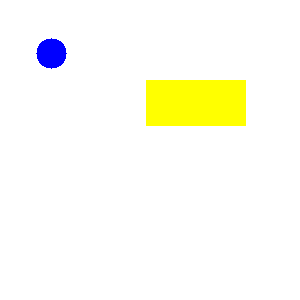
#> input picture practica11/imagenes_geometricas/forma_04.png, 300 x 300 px; its folder holds only this picture in this run
$ python main2.py
#> lines starting #> are read from the running program, lines starting #| are printed output that depends on the picture; after the words box and inside, x2 and y2 are one past the last pixel; in counts of white or black regions, pixels touching at a corner belong together
import cv2
import numpy as np
import os # Para listar archivos en un directorio

# --- 1. Funciones para calcular momentos (copiadas y adaptadas para cv2) ---
# OpenCV ya tiene una función cv2.moments que calcula m_pq y mu_pq
# y cv2.HuMoments que usa los mu_pq para obtener los Phi_i directamente.
# No necesitamos reimplementar las funciones de momentos si usamos cv2.

def get_hu_moments_from_contour(contour):
    """
    Calcula los 7 Momentos de Hu para un contorno dado.
    Utiliza las funciones integradas de OpenCV.
    """
    # Calcula los momentos espaciales y centrales directamente de OpenCV
    # Estos son los m_pq y mu_pq
    moments = cv2.moments(contour)

    # Calcula los 7 Momentos de Hu a partir de los momentos centrales
    # Estos son los Phi_i
    hu_moments = cv2.HuMoments(moments).flatten()

    return hu_moments

# --- 2. Función de Clasificación de Figuras ---

def clasificar_figura(contour, hu_moments):
    """
    Clasifica una figura geométrica basándose en el número de vértices del polígono
    aproximado y los Momentos de Hu para formas no poligonales (círculos).

    Args:
        contour (np.array): El contorno de la figura.
        hu_moments (np.array): Los 7 Momentos de Hu de la figura.

    Returns:
        str: El nombre de la figura ("Triángulo", "Cuadrado/Rectángulo", "Círculo", "Pentágono", "Hexágono", "Otra").
    """

    # Calcular el área del contorno
    area = cv2.contourArea(contour)

    # Opcional: Ignorar contornos muy pequeños (posible ruido)
    if area < 50: # Umbral de área, ajustar según tus imágenes
        return "Ruido"

    # Aproximar el contorno a un polígono
    # epsilon es el parámetro de precisión. Un valor más pequeño = más vértices.
    # 0.04 * cv2.arcLength(contour, True) es una heurística común.
    epsilon = 0.04 * cv2.arcLength(contour, True)
    approx = cv2.approxPolyDP(contour, epsilon, True)

    num_vertices = len(approx)

    # --- Clasificación por número de vértices ---
    if num_vertices == 3:
        return "Triángulo"

    elif num_vertices == 4:
        # Podría ser un cuadrado o un rectángulo.
        # Podemos hacer una verificación de la relación de aspecto para diferenciarlos
        # Pero para este problema, los agruparemos.
        x, y, w, h = cv2.boundingRect(approx)
        aspect_ratio = float(w)/h
        if 0.9 <= aspect_ratio <= 1.1: # Rango de tolerancia para cuadrado
             return "Cuadrado"
        else:
             return "Rectángulo"

    elif num_vertices == 5:
        return "Pentágono"

    elif num_vertices == 6:
        return "Hexágono"

    # --- Clasificación de Círculos usando Momentos de Hu ---
    # Los Momentos de Hu son menos sensibles a los vértices y más a la forma general.
    # Para los círculos, se puede usar una combinación de num_vertices > 6-8
    # y verificar la circularidad o un umbral en el momento Hu.

    # Una forma de identificar círculos es viendo que no tienen pocos vértices
    # y su momento Hu se acerca al de un círculo perfecto (que tiene bajos valores)
    # y además, que tengan una alta "circularidad".

    # Circularidad = (4 * pi * Area) / (Perímetro^2)
    # Un círculo perfecto tiene circularidad = 1.

    perimeter = cv2.arcLength(contour, True)
    if perimeter == 0:
        return "Otra" # Evitar división por cero

    circularity = (4 * np.pi * area) / (perimeter**2)

    # Si tiene muchos vértices (no es un polígono simple) y alta circularidad
    # Y los momentos de Hu (especialmente Phi_1 y Phi_2) son pequeños,
    # es probable que sea un círculo.
    # Los valores de Hu son logarítmicos para un mejor escalado, pero aquí los comparamos directamente.

    # NOTA: Los umbrales para los Momentos de Hu (como hu_moments[0]) y circularidad
    # DEBEN ajustarse a tu conjunto de datos y a cómo se ven tus círculos.
    # Aquí se usan valores de ejemplo.
    if num_vertices > 6 and circularity > 0.7: # Ejemplo de umbral de circularidad para círculo
        # hu_moments[0] es Phi_1. Círculos perfectos tienen valores muy bajos en Hu.
        # Puedes entrenar un clasificador, pero para este caso, heurísticas.
        return "Círculo"

    return "Otra" # Cualquier otra forma no clasificada

# --- 3. Función Principal de Procesamiento de Imagen ---

def procesar_imagen_y_contar_figuras(imagen_path):
    """
    Carga una imagen, detecta y clasifica figuras geométricas, y las cuenta.

    Args:
        imagen_path (str): Ruta al archivo de imagen.

    Returns:
        dict: Un diccionario con el recuento de cada tipo de figura.
        np.array: La imagen con las figuras dibujadas y etiquetadas.
    """
#> called with imagen_path = 'imagenes_geometricas/forma_04.png'

    img = cv2.imread(imagen_path)
#> img is the input picture: shape (300, 300, 3); mean B, G, R 242, 253, 253
    if img is None:
        print(f"Error: No se pudo cargar la imagen {imagen_path}")
        return {}, None

    img_display = img.copy() # Copia para dibujar

    # Preprocesamiento
    gray = cv2.cvtColor(img, cv2.COLOR_BGR2GRAY)
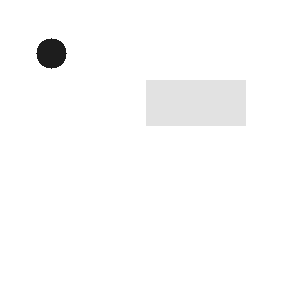
#> gray: shape (300, 300); min 29, max 255, mean 251.7

    # Aplicar suavizado (filtro Gaussiano) para reducir el ruido
    blurred = cv2.GaussianBlur(gray, (5, 5), 0)

    # Umbralización para obtener una imagen binaria (blanco y negro)
    # cv2.THRESH_BINARY_INV: Invierte los colores (fondo negro, objetos blancos)
    _, thresh = cv2.threshold(blurred, 127, 255, cv2.THRESH_BINARY_INV)
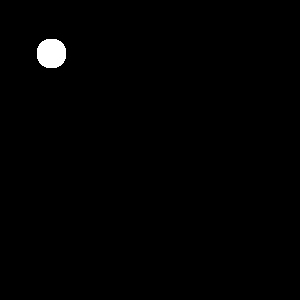
#> thresh: shape (300, 300); 0.78% white; 1 white region

    # Detección de contornos
    # cv2.RETR_EXTERNAL: Recupera solo los contornos externos (evita contornos internos de agujeros)
    # cv2.CHAIN_APPROX_SIMPLE: Comprime segmentos horizontales, verticales y diagonales
    contours, _ = cv2.findContours(thresh, cv2.RETR_EXTERNAL, cv2.CHAIN_APPROX_SIMPLE)
#> contours = 1 contour; box (x1, y1, x2, y2) and area: (37, 39, 66, 68) 662

    conteo_figuras = {
        "Triángulo": 0,
        "Cuadrado": 0,
        "Rectángulo": 0,
        "Círculo": 0,
        "Pentágono": 0,
        "Hexágono": 0,
        "Otra": 0
    }

    # Procesar cada contorno encontrado
    for contour in contours:
        # Calcular los Momentos de Hu
        hu_moments = get_hu_moments_from_contour(contour)

        # Clasificar la figura
        tipo_figura = clasificar_figura(contour, hu_moments)

        if tipo_figura != "Ruido":
            conteo_figuras[tipo_figura] += 1

            # --- Visualización (opcional) ---
            # Dibujar el contorno
            cv2.drawContours(img_display, [contour], -1, (0, 255, 0), 2) # Verde

            # Poner el texto de la etiqueta
            # Obtener el centro del momento 0 (centroide) para colocar el texto
            M = cv2.moments(contour)
            if M["m00"] != 0:
                cX = int(M["m10"] / M["m00"])
                cY = int(M["m01"] / M["m00"])
                cv2.putText(img_display, tipo_figura, (cX - 20, cY), cv2.FONT_HERSHEY_SIMPLEX, 0.5, (255, 0, 0), 2) # Azul
#> this loop made 1 pass
#> (hu_moments, area in clasificar_figura, epsilon in clasificar_figura, num_vertices in clasificar_figura, perimeter in clasificar_figura, circularity in clasificar_figura, tipo_figura, cX) on pass 1: ([0.159, 0, 3.44e-30, 1.98e-29, -1.56e-58, 0, 4.74e-59], 662, 3.82, 8, 95.6, 0.91, 'Círculo', 51)
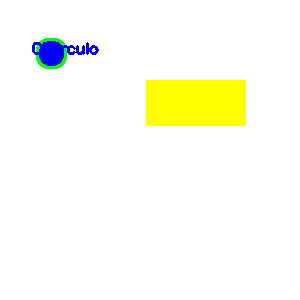
#> img_display: shape (300, 300, 3); 0.6% of pixels changed, all inside (x1, y1, x2, y2) = (32, 38, 99, 69)
#> after the loop, conteo_figuras = {'Triángulo': 0, 'Cuadrado': 0, 'Rectángulo': 0, 'Círculo': 1, 'Pentágono': 0, 'Hexágono': 0, 'Otra': 0}
            # --- Fin Visualización ---

    return conteo_figuras, img_display

# --- 4. Función para Procesar Múltiples Imágenes ---

def procesar_multiples_imagenes(directorio_imagenes):
    """
    Procesa todas las imágenes en un directorio dado y muestra el conteo de figuras.
    """

    archivos_imagen = [f for f in os.listdir(directorio_imagenes) if f.lower().endswith(('.png', '.jpg', '.jpeg', '.bmp', '.gif'))]

    if not archivos_imagen:
        print(f"No se encontraron imágenes en el directorio: {directorio_imagenes}")
        return

    resultados_totales = {}

    for i, archivo_nombre in enumerate(archivos_imagen):
        imagen_path = os.path.join(directorio_imagenes, archivo_nombre)
        print(f"\n--- Procesando imagen {i+1}/{len(archivos_imagen)}: {archivo_nombre} ---")

        conteo, img_resultado = procesar_imagen_y_contar_figuras(imagen_path)
#> conteo has the same summary as conteo_figuras in procesar_imagen_y_contar_figuras

        print("Conteo de figuras:")
        for figura, cantidad in conteo.items():
            if cantidad > 0:
                print(f"  {figura}: {cantidad}")
                # Sumar al total general
                resultados_totales[figura] = resultados_totales.get(figura, 0) + cantidad
#> this loop made 7 passes
#> (figura, cantidad) on passes 1 to 7: ('Triángulo', 0), ('Cuadrado', 0), ('Rectángulo', 0), ('Círculo', 1), ('Pentágono', 0), ('Hexágono', 0), ('Otra', 0)
#|   Círculo: 1
#> after the loop, resultados_totales = {'Círculo': 1}

        # Mostrar la imagen con las figuras detectadas
        # Es recomendable solo mostrar la última o guardar si son muchas
        # cv2.imshow(f"Resultados para {archivo_nombre}", img_resultado)
        # cv2.waitKey(0) # Espera a que se presione una tecla para cerrar la ventana
        # cv2.destroyAllWindows()

        # Si tienes muchas imágenes, puedes guardarlas en una carpeta de salida
        # cv2.imwrite(f"output/processed_{archivo_nombre}", img_resultado)

    print("\n--- Conteo Total de Figuras en Todas las Imágenes ---")
    for figura, cantidad in resultados_totales.items():
        print(f"  {figura}: {cantidad}")
#> this loop made 1 pass
#|   Círculo: 1

    return resultados_totales

# --- Ejemplo de Uso Principal ---
if __name__ == '__main__':
    # Crear un directorio de ejemplo y algunas imágenes (si no existen)
    output_dir = "imagenes_geometricas"
    if not os.path.exists(output_dir):
        os.makedirs(output_dir)
        print(f"Directorio '{output_dir}' creado para imágenes de ejemplo.")

        # Función para crear una imagen de prueba
        def crear_imagen_prueba(filename, shapes):
            img = np.zeros((300, 300, 3), dtype=np.uint8) + 255 # Fondo blanco
            for shape_type, params in shapes:
                if shape_type == "circulo":
                    cv2.circle(img, params["center"], params["radius"], params["color"], -1)
                elif shape_type == "rectangulo":
                    cv2.rectangle(img, params["pt1"], params["pt2"], params["color"], -1)
                elif shape_type == "triangulo":
                    pts = np.array(params["pts"], np.int32)
                    pts = pts.reshape((-1, 1, 2))
                    cv2.fillPoly(img, [pts], params["color"])
                elif shape_type == "pentagono":
                    # Simple forma de dibujar un pentágono
                    center_x, center_y = params["center"]
                    radius = params["radius"]
                    angle_step = 2 * np.pi / 5
                    pts = []
                    for i in range(5):
                        x = int(center_x + radius * np.cos(i * angle_step + np.pi/2))
                        y = int(center_y + radius * np.sin(i * angle_step + np.pi/2))
                        pts.append([x, y])
                    pts = np.array(pts, np.int32).reshape((-1, 1, 2))
                    cv2.fillPoly(img, [pts], params["color"])
            cv2.imwrite(os.path.join(output_dir, filename), img)

        # Crear imágenes de ejemplo
        crear_imagen_prueba("imagen1.png", [
            ("circulo", {"center": (100, 100), "radius": 40, "color": (0, 0, 255)}),
            ("rectangulo", {"pt1": (150, 50), "pt2": (250, 120), "color": (255, 0, 0)}),
            ("triangulo", {"pts": [[50, 250], [150, 250], [100, 180]], "color": (0, 255, 0)})
        ])
        crear_imagen_prueba("imagen2.png", [
            ("circulo", {"center": (50, 50), "radius": 20, "color": (0, 0, 255)}),
            ("cuadrado", {"pt1": (180, 180), "pt2": (250, 250), "color": (255, 255, 0)}),
            ("triangulo", {"pts": [[200, 50], [250, 50], [225, 20]], "color": (0, 255, 255)}),
            ("pentagono", {"center": (100, 200), "radius": 40, "color": (255, 0, 255)})
        ])
        crear_imagen_prueba("imagen3.png", [
            ("circulo", {"center": (150, 150), "radius": 70, "color": (0, 0, 255)}),
            ("rectangulo", {"pt1": (20, 20), "pt2": (80, 60), "color": (255, 0, 0)}),
            ("cuadrado", {"pt1": (200, 20), "pt2": (250, 70), "color": (0, 255, 0)})
        ])
        print("Imágenes de ejemplo creadas.")

    # Directorio donde se encuentran tus imágenes
    # Asegúrate de que este directorio contenga las imágenes que quieres procesar.
    directorio_de_imagenes = output_dir

    # Procesar las imágenes
    procesar_multiples_imagenes(directorio_de_imagenes)

    print("\nProcesamiento completado.")

$ run again, on practica11/imagenes_geometricas/img5.jpg
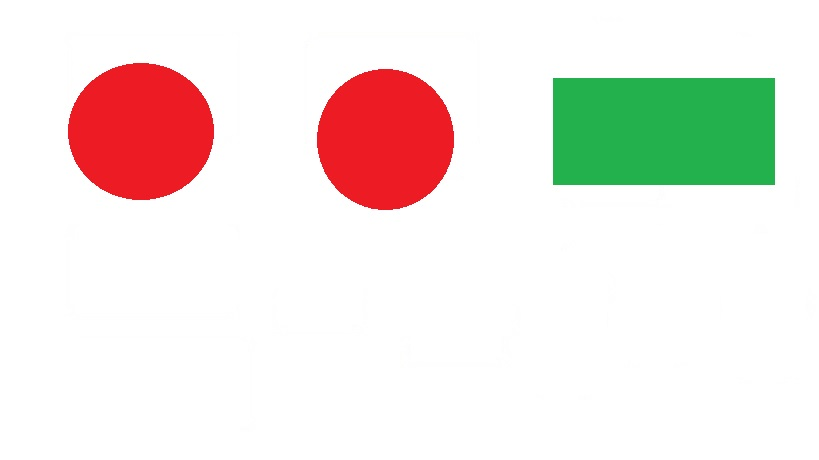
#> input picture practica11/imagenes_geometricas/img5.jpg, 819 x 460 px
#> in procesar_imagen_y_contar_figuras, img is the input picture: shape (460, 819, 3); mean B, G, R 225.8, 231.3, 239.5
#> in procesar_imagen_y_contar_figuras, `_, thresh = cv2.threshold(blurred, 127, 255, cv2.THRESH_BINARY_INV)`:
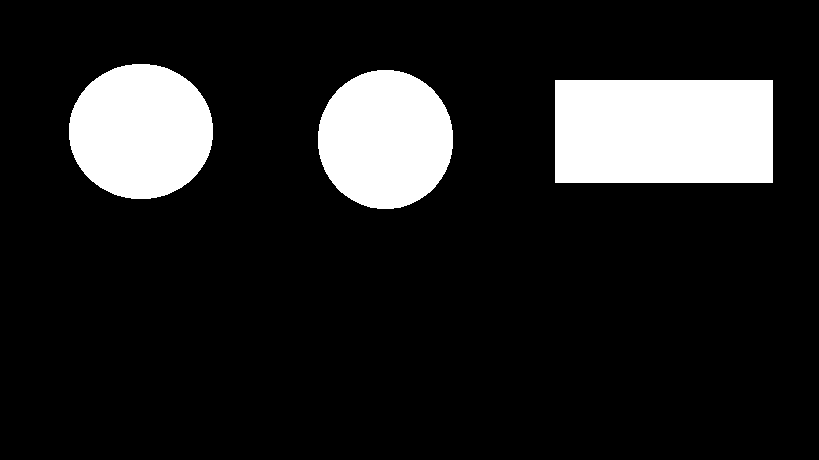
#> thresh: shape (460, 819); 14% white; 3 white regions
#> contours = 3 contours; box (x1, y1, x2, y2) and area: (555, 80, 773, 183) 22134, (69, 64, 213, 199) 15142, (318, 70, 453, 209) 14609
#> the loop in procesar_imagen_y_contar_figuras, `for contour in contours:` made 3 passes
#> (hu_moments, area in clasificar_figura, epsilon in clasificar_figura, approx in clasificar_figura, num_vertices in clasificar_figura, x in clasificar_figura, y in clasificar_figura, w in clasificar_figura) on pass 1: ([0.216, 0.0191, 0, 0, 0, 0, 0], 22134, 25.52, [[555, 80], [555, 182], [772, 182], [772, 80]], 4, 555, 80, 218)
#> after the loop in procesar_imagen_y_contar_figuras, `for contour in contours:`:
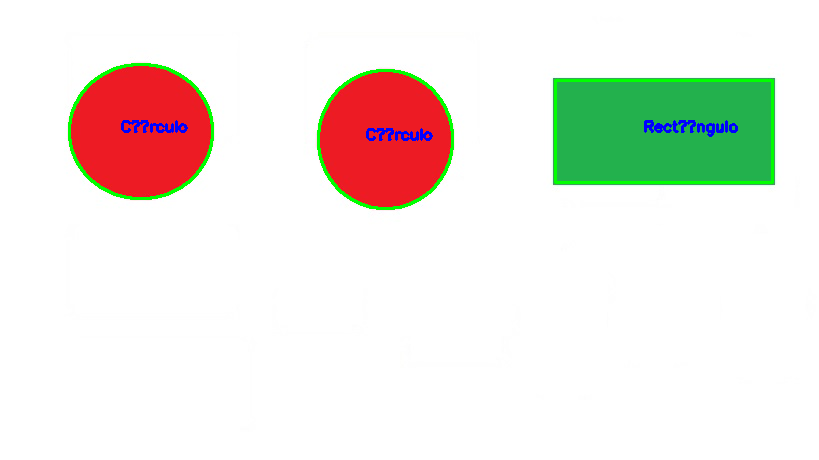
#> img_display: shape (460, 819, 3); 1.72% of pixels changed, all inside (x1, y1, x2, y2) = (68, 63, 774, 210)
#> after the loop in procesar_imagen_y_contar_figuras, `for contour in contours:`: conteo_figuras = {'Triángulo': 0, 'Cuadrado': 0, 'Rectángulo': 1, 'Círculo': 2, 'Pentágono': 0, 'Hexágono': 0, 'Otra': 0}
#> conteo has the same summary as conteo_figuras in procesar_imagen_y_contar_figuras
#> the loop in procesar_multiples_imagenes, `for figura, cantidad in conteo.items():` made 7 passes
#> (figura, cantidad) on passes 1 to 7: ('Triángulo', 0), ('Cuadrado', 0), ('Rectángulo', 1), ('Círculo', 2), ('Pentágono', 0), ('Hexágono', 0), ('Otra', 0)
#> (printed output is left out)
#> after the loop in procesar_multiples_imagenes, `for figura, cantidad in conteo.items():`: resultados_totales = {'Rectángulo': 1, 'Círculo': 2}
#> the loop in procesar_multiples_imagenes, `for figura, cantidad in resultados_totales.items():` made 2 passes
#> (printed output is left out)

$ run again, on practica11/imagenes_geometricas/forma_05.png
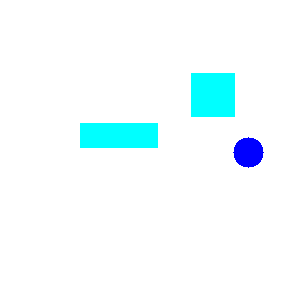
#> input picture practica11/imagenes_geometricas/forma_05.png, 300 x 300 px
#> in procesar_imagen_y_contar_figuras, img is the input picture: shape (300, 300, 3); mean B, G, R 255, 253, 242
#> in procesar_imagen_y_contar_figuras, `_, thresh = cv2.threshold(blurred, 127, 255, cv2.THRESH_BINARY_INV)`:
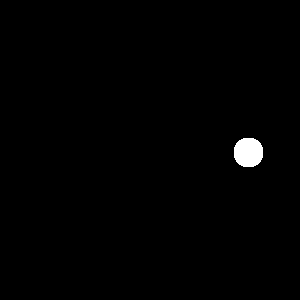
#> thresh: shape (300, 300); 0.78% white; 1 white region
#> contours = 1 contour; box (x1, y1, x2, y2) and area: (234, 138, 263, 167) 662
#> the loop in procesar_imagen_y_contar_figuras, `for contour in contours:` made 1 pass
#> (area in clasificar_figura, epsilon in clasificar_figura, num_vertices in clasificar_figura, perimeter in clasificar_figura, circularity in clasificar_figura, tipo_figura, cX, cY) on pass 1: (662, 3.82, 8, 95.6, 0.91, 'Círculo', 248, 152)
#> after the loop in procesar_imagen_y_contar_figuras, `for contour in contours:`:
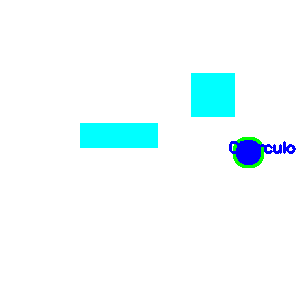
#> img_display: shape (300, 300, 3); 0.6% of pixels changed, all inside (x1, y1, x2, y2) = (229, 137, 296, 168)
#> after the loop in procesar_imagen_y_contar_figuras, `for contour in contours:`: conteo_figuras = {'Triángulo': 0, 'Cuadrado': 0, 'Rectángulo': 0, 'Círculo': 1, 'Pentágono': 0, 'Hexágono': 0, 'Otra': 0}
#> conteo has the same summary as conteo_figuras in procesar_imagen_y_contar_figuras
#> the loop in procesar_multiples_imagenes, `for figura, cantidad in conteo.items():` made 7 passes
#> (figura, cantidad) on passes 1 to 7: ('Triángulo', 0), ('Cuadrado', 0), ('Rectángulo', 0), ('Círculo', 1), ('Pentágono', 0), ('Hexágono', 0), ('Otra', 0)
#> (printed output is left out)
#> after the loop in procesar_multiples_imagenes, `for figura, cantidad in conteo.items():`: resultados_totales = {'Círculo': 1}
#> the loop in procesar_multiples_imagenes, `for figura, cantidad in resultados_totales.items():` made 1 pass
#> (printed output is left out)
